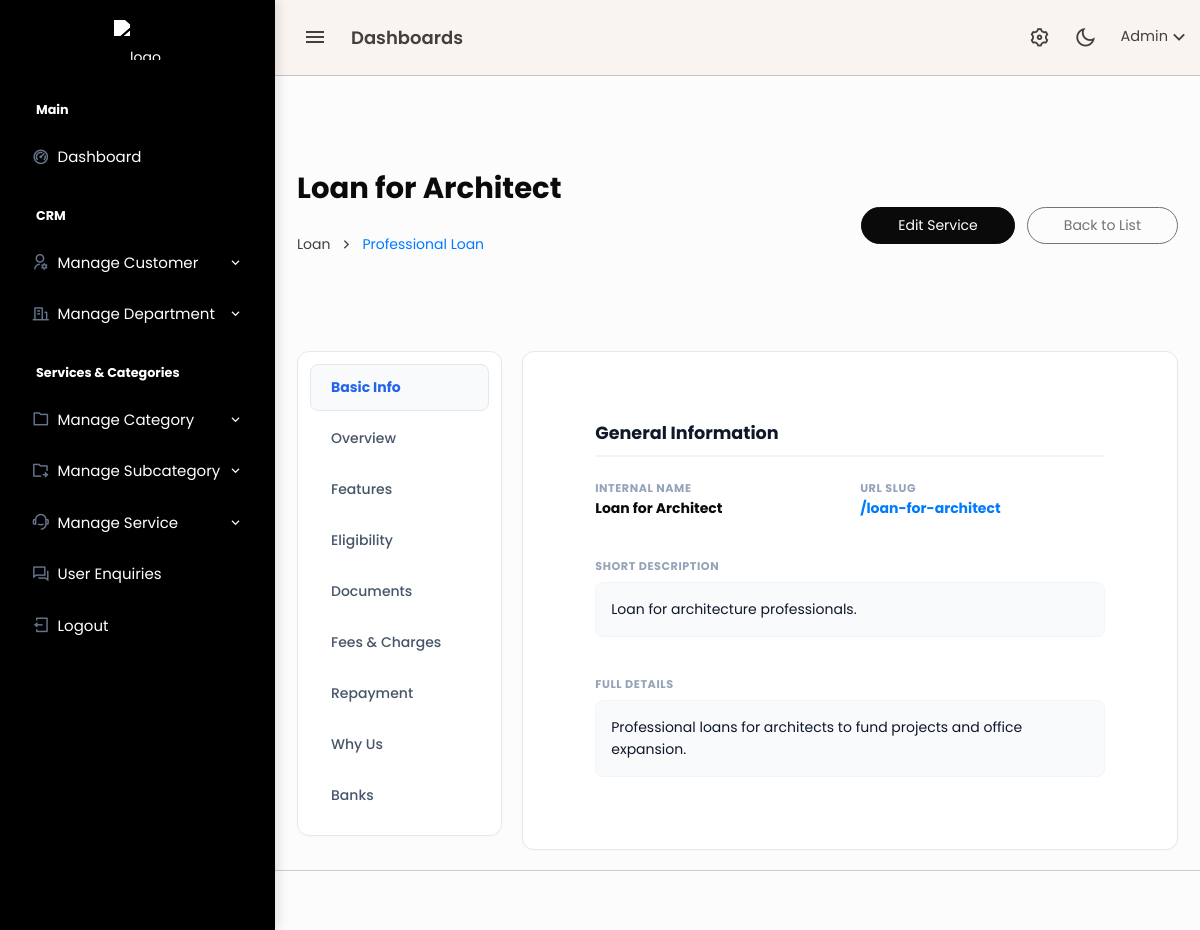
Page /admin/service_details.php?id=4 (signed in) on the earlier database version.
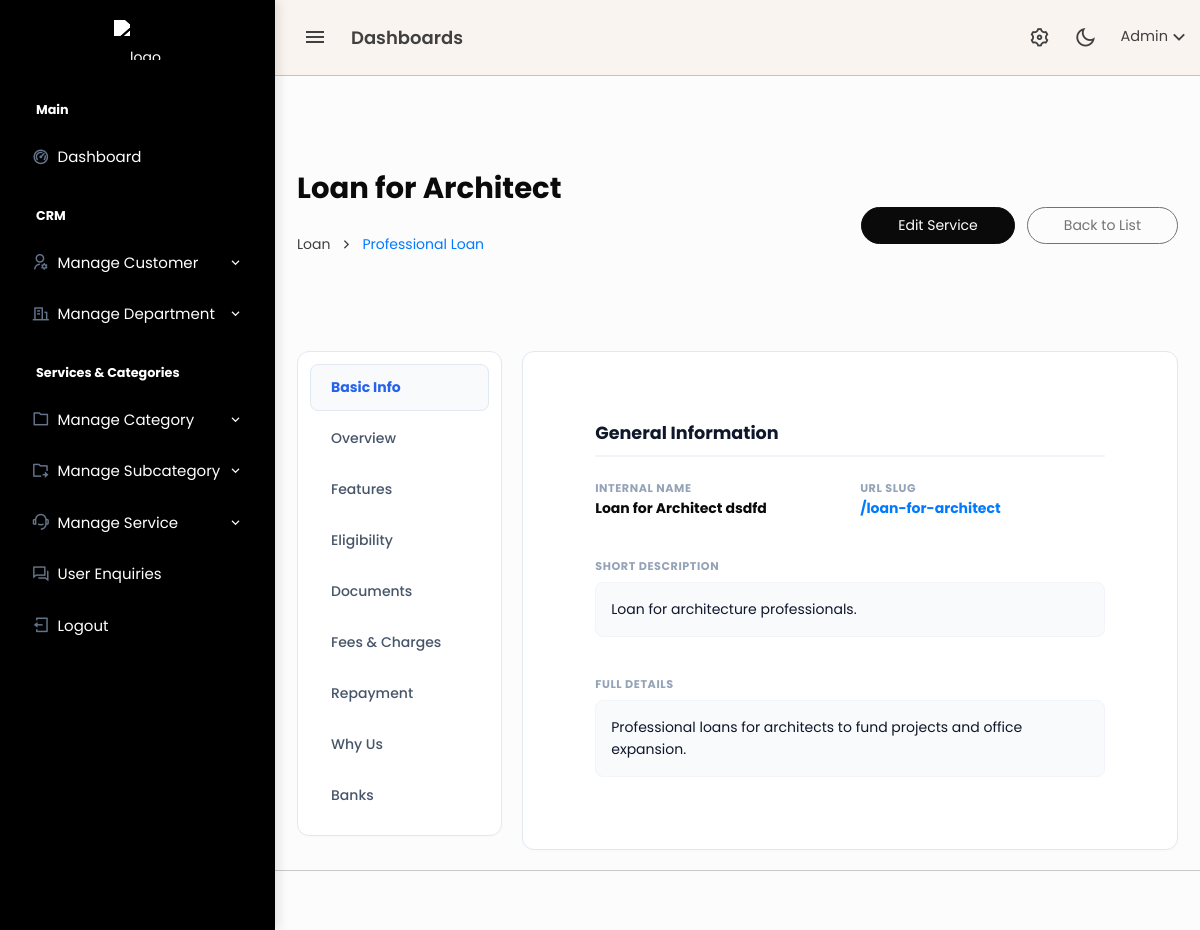
Same page on the later database version.
### tables this page shows
CREATE TABLE `services` (
  `id` bigint(20) UNSIGNED NOT NULL,
  `category_id` bigint(20) UNSIGNED NOT NULL,
  `sub_category_id` bigint(20) UNSIGNED NOT NULL,
  `service_name` varchar(255) NOT NULL,
  `title` varchar(255) NOT NULL,
  `slug` varchar(255) NOT NULL,
  `short_description` text DEFAULT NULL,
  `long_description` longtext DEFAULT NULL,
  `created_at` timestamp NULL DEFAULT current_timestamp(),
  `updated_at` timestamp NULL DEFAULT current_timestamp() ON UPDATE current_timestamp()
);

CREATE TABLE `service_categories` (
  `id` bigint(20) UNSIGNED NOT NULL,
  `uuid` char(36) NOT NULL DEFAULT uuid(),
  `department` int(11) NOT NULL,
  `category_name` varchar(255) NOT NULL,
  `sequence` int(11) NOT NULL DEFAULT 1,
  `active` tinyint(1) NOT NULL DEFAULT 1,
  `live` tinyint(1) NOT NULL DEFAULT 1,
  `created_at` timestamp NULL DEFAULT current_timestamp(),
  `updated_at` timestamp NULL DEFAULT current_timestamp() ON UPDATE current_timestamp()
);

CREATE TABLE `services_subcategories` (
  `id` bigint(20) UNSIGNED NOT NULL,
  `uuid` char(36) NOT NULL DEFAULT uuid(),
  `category_id` bigint(20) UNSIGNED NOT NULL,
  `sub_category_name` varchar(255) NOT NULL,
  `sequence` int(11) NOT NULL DEFAULT 1,
  `status` enum('active','inactive') NOT NULL DEFAULT 'active',
  `live` tinyint(1) NOT NULL DEFAULT 1,
  `created_at` timestamp NULL DEFAULT current_timestamp(),
  `updated_at` timestamp NULL DEFAULT current_timestamp() ON UPDATE current_timestamp()
);

### admin/service_details.php (the view, shortened to what this page needs)
<?php
include 'header.php';
include 'topbar.php';
include 'sidebar.php';
$id = (int)$_GET['id'];
$main_sql = "SELECT s.*, c.category_name, sub.sub_category_name
             FROM services s
             LEFT JOIN service_categories c ON s.category_id = c.id
             LEFT JOIN services_subcategories sub ON s.sub_category_id = sub.id
             WHERE s.id = $id";
$main_res = mysqli_query($conn, $main_sql);
$service  = mysqli_fetch_assoc($main_res);
?>
<div class="content-page">
    <div class="content">
        <div class="container-fluid pt-5">
            <div class="d-flex justify-content-between align-items-center mb-5">
                <div>
                    <h2 class="fw-bold text-dark mb-1"><?= htmlspecialchars($service['title']) ?></h2>
                    <nav aria-label="breadcrumb">
                        <ol class="breadcrumb mb-0">
                            <li class="breadcrumb-item text-muted"><?= htmlspecialchars($service['category_name']) ?></li>
                            <li class="breadcrumb-item active text-primary" aria-current="page"><?= htmlspecialchars($service['sub_category_name']) ?></li>
                        </ol>
                    </nav>
                </div>
                <div class="d-flex gap-2">
                    <a href="service_edit.php?service_id=<?= $id ?>" class="btn btn-dark rounded-pill px-4">Edit Service</a>
                    <a href="services.php" class="btn btn-outline-secondary rounded-pill px-4">Back to List</a>
                </div>
            </div>
            <div class="row">
                <div class="col-md-3">
                    <div class="card card-modern p-2 sticky-top" style="top: 100px;">
                        <div class="nav flex-column nav-pills" id="v-pills-tab" role="tablist">
                            <button class="nav-link active text-start" data-bs-toggle="pill" data-bs-target="#v-info">Basic Info</button>
                            <button class="nav-link text-start" data-bs-toggle="pill" data-bs-target="#v-overview">Overview</button>
                            <button class="nav-link text-start" data-bs-toggle="pill" data-bs-target="#v-features">Features</button>
                            <button class="nav-link text-start" data-bs-toggle="pill" data-bs-target="#v-eligible">Eligibility</button>
                            <button class="nav-link text-start" data-bs-toggle="pill" data-bs-target="#v-docs">Documents</button>
                            <button class="nav-link text-start" data-bs-toggle="pill" data-bs-target="#v-fees">Fees & Charges</button>
                            <button class="nav-link text-start" data-bs-toggle="pill" data-bs-target="#v-pay">Repayment</button>
                            <button class="nav-link text-start" data-bs-toggle="pill" data-bs-target="#v-why">Why Us</button>
                            <button class="nav-link text-start" data-bs-toggle="pill" data-bs-target="#v-bank">Banks</button>
                        </div>
                    </div>
                </div>
                <div class="col-md-9">
                    <div class="card card-modern">
                        <div class="card-body tab-content p-4 p-md-5">
                            <div class="tab-pane fade show active" id="v-info">
                                <h5 class="section-title">General Information</h5>
                                <div class="row mb-4">
                                    <div class="col-md-6">
                                        <label class="info-label">Internal Name</label>
                                        <div class="fw-bold text-dark"><?= htmlspecialchars($service['service_name']) ?></div>
                                    </div>
                                    <div class="col-md-6">
                                        <label class="info-label">URL Slug</label>
                                        <div class="fw-bold text-primary">/<?= htmlspecialchars($service['slug']) ?></div>
                                    </div>
                                </div>
                                <div class="mb-4">
                                    <label class="info-label">Short Description</label>
                                    <div class="data-box mt-1"><?= nl2br(htmlspecialchars($service['short_description'])) ?></div>
                                </div>
                                <div class="mb-0">
                                    <label class="info-label">Full Details</label>
                                    <div class="data-box mt-1"><?= nl2br(htmlspecialchars($service['long_description'])) ?></div>
                                </div>
                            </div>
                        </div>
                    </div>
                </div>
            </div>
        </div>
    </div>
</div>
<?php include 'footer.php'; ?>

Differences in the rows shown:
changed services "Loan for Architect": service_name "Loan for Architect" → "Loan for Architect dsdfd"
